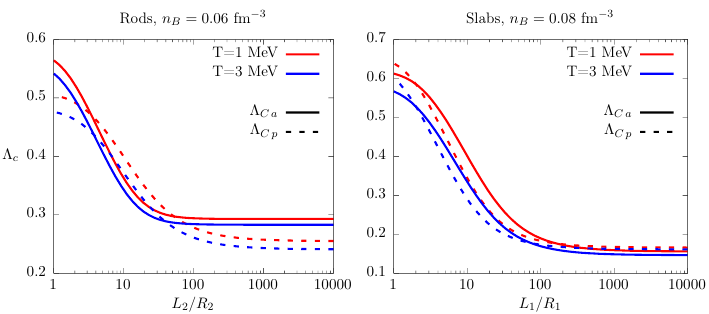

Write the gnuplot code that produced this figure.
set output 'coul_log.tex'
set terminal cairolatex pdf color colortext standalone size 18 cm, 8 cm

set multiplot layout 1,2 rowsfirst

set xlabel "$L_2/R_2$"
set yrange[0.2:0.6]
set ytics 0.1
set key top right spacing 1.5
# set rmargin 6
set title "Rods, $n_B =0.06$ fm$^{-3}$"
set ylabel "\\Lambda_c" offset "0.0,0.0" rotate by 0
set log x
plot 	"../data/transport_Ld_T1.000000_2.txt"   			u 1:9   w l dt 1 lw 6 lc rgb "red"  notitle,\
			"../data/transport_Ld_T1.000000_2.txt"   			u 1:10  w l dt 2 lw 6 lc rgb "red"  notitle,\
			"../data/transport_Ld_T3.000000_2.txt"   			u 1:9   w l dt 1 lw 6 lc rgb "blue" notitle,\
			"../data/transport_Ld_T3.000000_2.txt"   			u 1:10  w l dt 2 lw 6 lc rgb "blue" notitle,\
			NaN  w l dt 1 lw 6 lc rgb "red"  title "T=1 MeV",\
			NaN  w l dt 1 lw 6 lc rgb "blue" title "T=3 MeV" ,\
			NaN  w l dt 1 lw 6 lc rgb "white"  title " ",\
			NaN  w l dt 1 lw 6 lc rgb "black" title  "$\\Lambda_{C \\, a}$",\
			NaN  w l dt 2 lw 6 lc rgb "black" title  "$\\Lambda_{C \\, p}$"

set yrange[0.1:0.7]
set title "Slabs, $n_B =0.08$ fm$^{-3}$"
unset ylabel
set xlabel "$L_1/R_1$"

plot 	"../data/transport_Ld_T1.000000_1.txt"   			u 1:9   w l dt 1 lw 6 lc rgb "red"  notitle,\
			"../data/transport_Ld_T1.000000_1.txt"   			u 1:10  w l dt 2 lw 6 lc rgb "red"  notitle,\
			"../data/transport_Ld_T3.000000_1.txt"   			u 1:9   w l dt 1 lw 6 lc rgb "blue" notitle,\
			"../data/transport_Ld_T3.000000_1.txt"   			u 1:10  w l dt 2 lw 6 lc rgb "blue" notitle,\
			NaN  w l dt 1 lw 6 lc rgb "red"  title "T=1 MeV",\
			NaN  w l dt 1 lw 6 lc rgb "blue" title "T=3 MeV" ,\
			NaN  w l dt 1 lw 6 lc rgb "white"  title " ",\
			NaN  w l dt 1 lw 6 lc rgb "black" title  "$\\Lambda_{C \\, a}$",\
			NaN  w l dt 2 lw 6 lc rgb "black" title  "$\\Lambda_{C \\, p}$"

# set arrow 1 from 1,1 to 10000,1 nohead dt 2

# set ylabel offset 0.0,0.0 "\\nu_{p}/\\nu_{a}" rotate by 0
# plot 	"../data/transport_Ld_T1.000000.txt"   			u 1:5 w lp pt 6  ps .8 lw 6 lc rgb "blue" title "1 MeV" ,\
# 			"../data/transport_Ld_T3.000000.txt"   			u 1:5 w lp pt 12  ps .8 lw 6 lc rgb "red" 	title "3 MeV"

# unset yrange
# set yrange[:0.15]
# set ylabel offset 0.0,0.0 "Y_p"
# plot 	"../data/cpa_iufsu_betaEq_T1.000000.txt"   			u 1:7:13 every 4 w lp pt 6  ps .8 lw 6 lc palette notitle ,\
# 			"../data/cpa_iufsu_betaEq_T3.000000.txt"   			u 1:7:13 every 4 w lp pt 12 ps .9 lw 6 lc palette notitle

# unset yrange
# #set yrange[:0.15]
# set ylabel offset 0.0,0.0 "A_e, Z_e"
# plot 	"../data/cpa_iufsu_betaEq_T1.000000.txt"   			u 1:4:13 every 4 w lp pt 6  dt 2 ps .8 lw 6 lc rgb "black" title "$Z_e$" ,\
# 			"../data/cpa_iufsu_betaEq_T3.000000.txt"   			u 1:4:13 every 4 w lp pt 12 dt 2 ps .9 lw 6 lc rgb "black" notitle	,\
# 		 	"../data/cpa_iufsu_betaEq_T1.000000.txt"   			u 1:5:13 every 4 w lp pt 6  dt 1 ps .8 lw 6 lc rgb "black" title "$A_e$" ,\
# 			"../data/cpa_iufsu_betaEq_T3.000000.txt"   			u 1:5:13 every 4 w lp pt 12 dt 1 ps .9 lw 6 lc rgb "black" notitle			

# unset yrange
# #set yrange[:1e-6]
# set ylabel offset 0.0,0.0 "R_d"
# plot 	"../data/cpa_iufsu_betaEq_T1.000000.txt"   			u 1:9:13 every 4 w lp pt 6  ps .8 lw 6 lc palette notitle ,\
# 			"../data/cpa_iufsu_betaEq_T3.000000.txt"   			u 1:9:13 every 4 w lp pt 12 ps .9 lw 6 lc palette notitle
